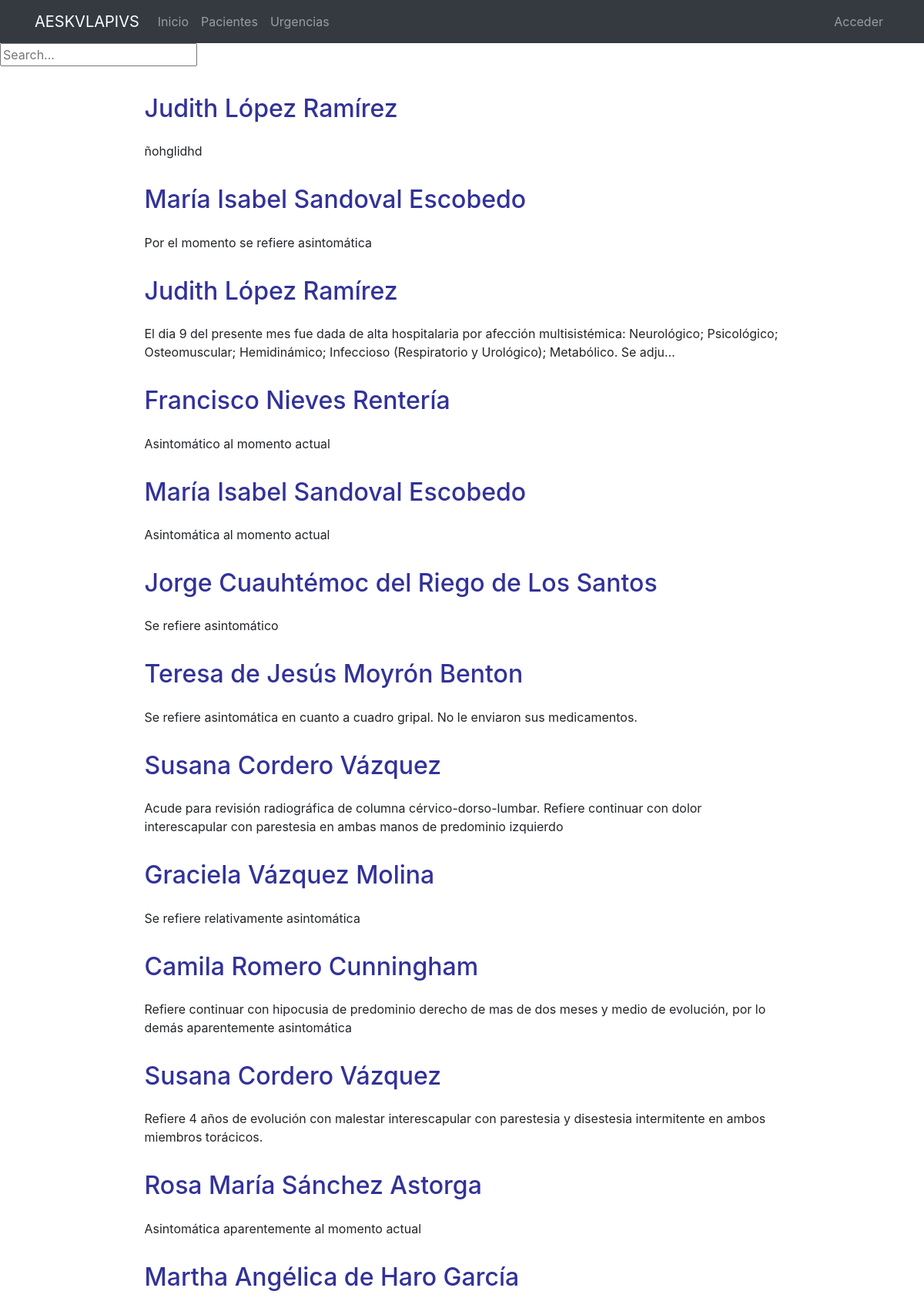
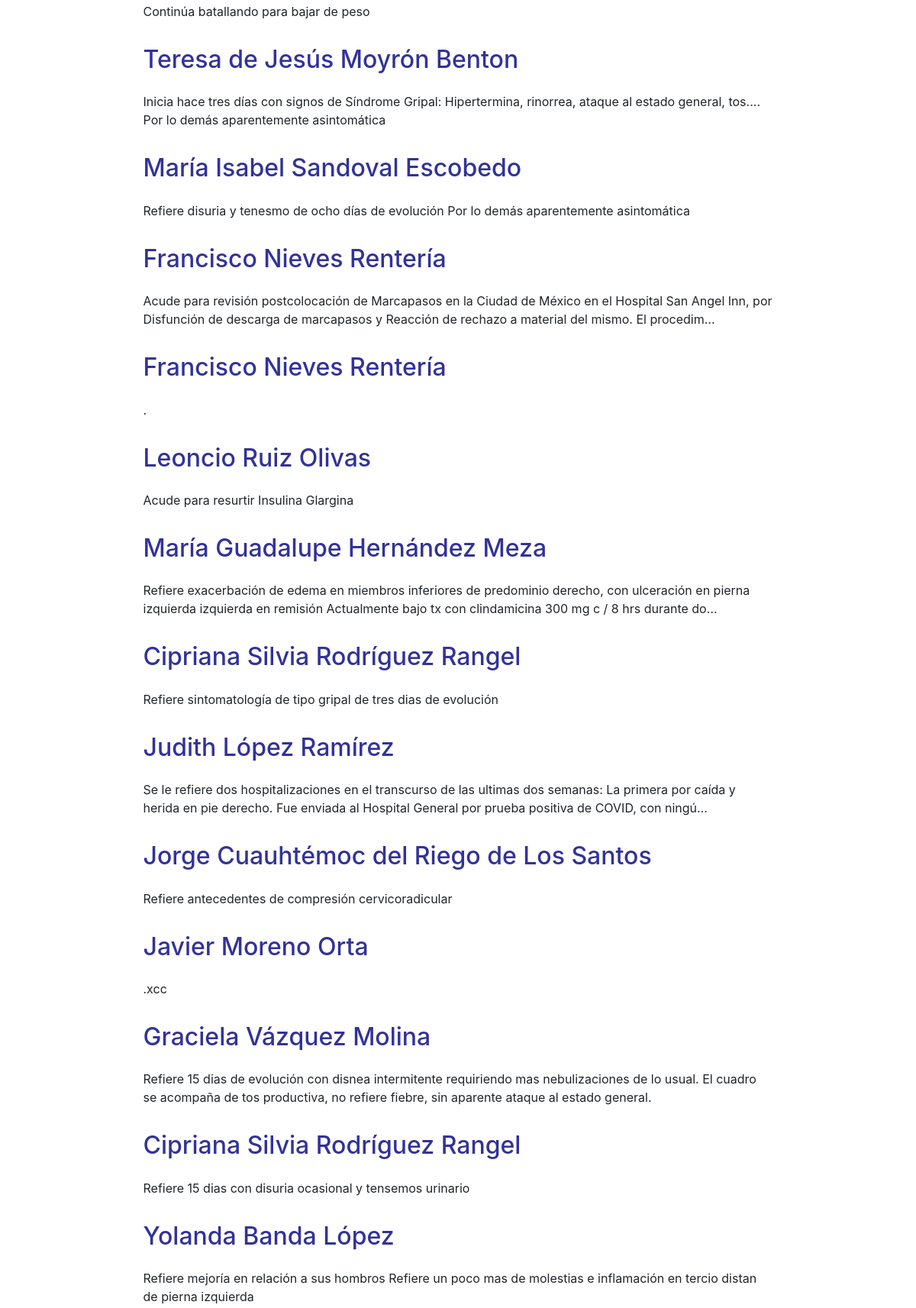
Screenshot of /pacientes/reevaluaciones/ (upper part) with the database file from the repository (2 pictures, top to bottom).
### consultorio/models.py (models this page shows, shortened)
class Reevaluacion(models.Model):
    IMSS = 'IMSS'
    ISSSTE = 'ISSSTE'
    SecMarina = 'Secretaría de Marina'
    PEMEX = 'PEMEX'
    SEDENA = 'SEDENA'
    OTRO = 'Otro'
    DERECHOHABIENCIA = [(IMSS, 'IMSS'), (ISSSTE, 'ISSSTE'), (SecMarina, 'Secretaría de Marina'),
    (SEDENA, 'SEDENA'), (PEMEX, 'PEMEX'), (OTRO, 'Otro')]
    paciente = models.ForeignKey(Paciente, on_delete=models.CASCADE)
    age = models.SmallIntegerField(default=0, verbose_name='Edad')
    entitlement = models.CharField(max_length=50, choices=DERECHOHABIENCIA, blank=True, null=True, verbose_name='Derechohabiencia')
    specify= models.CharField(max_length=30, verbose_name='Especifique otra derechohabiencia', blank=True, null=True)
    phone = models.CharField(max_length=15, verbose_name='Teléfono', blank=True, null=True)
    email = models.EmailField(blank=True, null=True)
    dxs_previos = models.TextField (blank=True, null=True)
    immediate_background = models.TextField(verbose_name="Padecimiento o Situación Actual")
    tension_sistolica = models.PositiveSmallIntegerField(blank=True, null=True, default=1)
    tension_diastolica = models.PositiveSmallIntegerField(blank=True, null=True, default=1)
    pam = models.IntegerField(default=0, verbose_name='PAM')
    fc = models.IntegerField(blank=True, null=True, verbose_name='FC')
    fr= models.IntegerField(blank=True, null=True, verbose_name='FR')
    temp =  models.DecimalField(blank=True, null=True, max_digits=5, decimal_places=2, verbose_name='Temp')
    saturacion = models.IntegerField(blank=True, null=True, verbose_name='Sa02')
    dextrostix = models.IntegerField(blank=True, null=True, verbose_name='Dextrostix', default=0)
    a1c = models.CharField(max_length=5, blank=True, null=True)
    peso = models.FloatField(blank=True, null=True, default=0)
    estatura = models.FloatField(blank=True, null=True, default=1)
    imc = models.DecimalField(max_digits=5, decimal_places=2, default=0, verbose_name='IMC')
    climc = models.CharField(max_length=100, blank=True, null=True, verbose_name='Clasificación Masa Corporal')
    asc = models.DecimalField(max_digits=5, decimal_places=2, default=0, verbose_name='ASC')
    per_abdominal = models.IntegerField(blank=True, null=True, verbose_name='Per. Abd en cms')
    expl = models.TextField(verbose_name='Complemente Exploración', blank=True, null=True)
    Imagenología1 = models.FileField(upload_to='Reevalucion', help_text='formato jpg, jpge', blank=True, null=True)
    Imagenología2 = models.FileField(upload_to='Reevalucion', help_text='formato jpg, jpge', blank=True, null=True)
    Imagenología3 = models.FileField(upload_to='Reevalucion', help_text='formato jpg, jpge', blank=True, null=True)
    Labs1 = models.FileField(upload_to='Reevalucion', help_text='formato pdf, jpg, jpge', blank=True, null=True)
    Labs2 = models.FileField(upload_to='Reevalucion',help_text='formato pdf, jpg, jpge', blank=True, null=True)
    recetas = models.FileField(upload_to='Reevalucion', help_text='formato pdf, jpg, jpge', blank=True, null=True, verbose_name='Recetas')
    diagnosis = models.TextField(verbose_name='Diagnósticos')
    obs = models.TextField(verbose_name="Observaciones")
    txs = models.TextField(verbose_name='Manejos y Tratamientos')
    timestamp = models.DateTimeField(auto_now_add=True, auto_now=False, verbose_name='Fecha de Registro')
    update = models.DateTimeField(auto_now=True, verbose_name='Fecha de Actualización')
    reevaluación = models.DateTimeField(blank=True, null=True, verbose_name='prox. reevaluación')
    class Meta:
        ordering = ('-timestamp',)
        verbose_name_plural='b) Reevaluación'

class Paciente(models.Model):
    FEMENINO= 'FEM'
    MASCULINO = 'MASC'
    GENERO = [(FEMENINO, 'Femenino'), (MASCULINO, 'Masculino')]
    IMSS = 'IMSS'
    ISSSTE = 'ISSSTE'
    SecMarina = 'Secretaría de Marina'
    PEMEX = 'PEMEX'
    SEDENA = 'SEDENA'
    OTRO = 'Otro'
    DERECHOHABIENCIA = [(IMSS, 'IMSS'), (ISSSTE, 'ISSSTE'), (SecMarina, 'Secretaría de Marina'),
    (SEDENA, 'SEDENA'), (PEMEX, 'PEMEX'), (OTRO, 'Otro')]
    POSITIVO = 'POS'
    NEGATIVO = 'NEG'
    REHAB = 'En Rehabilitación'
    OCACIONAL = 'Ocacional'
    SOCIAL = 'Social'
    SUSPENDIDO = 'Suspendido'
    AFIRMACION = [ (POSITIVO, 'Positivo'), (NEGATIVO, 'Negativo'), (REHAB, 'En Rehabilitación')]
    AFIRMACION_TAB = [ (POSITIVO, 'Positivo'), (NEGATIVO, 'Negativo'), (SUSPENDIDO, 'Suspendido')]
    AFIRMACION_SIMPLE = [ (POSITIVO, 'Positivo'), (NEGATIVO, 'Negativo')]
    AFIRMACION_ALCOHOLISMO = [ (POSITIVO, 'Positivo'), (NEGATIVO, 'Negativo'), (REHAB, 'En Rehabilitación'),
    (OCACIONAL, 'Ocacional'), (SOCIAL, 'Social')]
    name = models.CharField(max_length=100, verbose_name='Nombre')
    gender = models.CharField(max_length=4, choices=GENERO, verbose_name='Género')
    dob = models.DateField(verbose_name='Fecha de Nacimiento', blank=True, null=True)
    age = models.IntegerField(verbose_name='Edad', default=0, )
    nationality = models.CharField(max_length=100, blank=True, null=True, verbose_name='Nacionalidad y Lugar de Nacimiento')
    etnia = models.CharField(max_length=50, blank=True, null=True, verbose_name='Etnia')
    scholarship = models.CharField(max_length=50, blank=True, null=True, verbose_name='Escolaridad')
    job = models.CharField(max_length=100, blank=True, null=True, verbose_name='Empleo')
    religion = models.CharField(max_length=50, blank=True, null=True, verbose_name='Religión')
    sport = models.CharField(max_length=50, blank=True, null=True, verbose_name='Deportes')
    civil_status = models.CharField(max_length=50, blank=True, null=True, verbose_name='Estado Civil')
    adress = models.CharField(max_length=2150, blank=True, null=True, verbose_name='Domicilio')
    email = models.EmailField(blank=True, null=True)
    phone = models.CharField(max_length=15, verbose_name='Teléfono')
    entitlement = models.CharField(max_length=50, choices=DERECHOHABIENCIA, blank=True, null=True, verbose_name='Derechohabiencia')
    specify= models.CharField(max_length=30, verbose_name='Especifique otra derechohabiencia', blank=True, null=True)
    insurance = models.CharField(max_length=30, blank=True, null=True, verbose_name='Aseguradora')
    immediate_background = models.TextField(verbose_name="Padecimiento, Razón de Abordaje o Situación Actual")
    smoking = models.CharField(max_length=20, choices=AFIRMACION_TAB, blank=True, null=True, verbose_name='Tabaquismo')
    alcohol = models.CharField(max_length=20,choices=AFIRMACION_ALCOHOLISMO, blank=True, null=True, verbose_name='Alcholismo')
    drugs_adictions = models.CharField(max_length=20,choices=AFIRMACION, blank=True, null=True, verbose_name='Adicciones')
    allergies = models.CharField(max_length=100,choices=AFIRMACION, blank=True, null=True, verbose_name='Alergias')
    dislipidemia = models.CharField(max_length=100,choices=AFIRMACION_SIMPLE, blank=True, null=True )
    dm = models.CharField(max_length=100,choices=AFIRMACION_SIMPLE, blank=True, null=True, verbose_name='Diabetes')
    hta = models.CharField(max_length=100,choices=AFIRMACION_SIMPLE, blank=True, null=True, verbose_name='HTA')
    inf_ang_de_pecho = models.CharField(max_length=100,choices=AFIRMACION_SIMPLE, blank=True, null=True, verbose_name='Infartos o angina de pecho')
    evc = models.CharField(max_length=100,choices=AFIRMACION_SIMPLE, blank=True, null=True, verbose_name='Eventos Cerebrovasculares')
    ivp = models.CharField(max_length=100,choices=AFIRMACION_SIMPLE, blank=True, null=True, verbose_name='Insuficiencia vascular periférica')
    EPOC = models.CharField(max_length=100,choices=AFIRMACION_SIMPLE, blank=True, null=True, verbose_name='Enfermedad Pulmonar Obstructiva Crónica')
    cancer = models.CharField(max_length=100,choices=AFIRMACION_SIMPLE, blank=True, null=True, verbose_name='Cáncer')
    otras_enf = models.TextField(blank=True, null=True, verbose_name='Complemento, Otros Antecedentes y Enfermedades')
    cir_previas = models.CharField(max_length=200, blank=True, null=True, verbose_name='Cirugías previas')
    dxs_antec = models.TextField(blank=True, null=True, verbose_name='Resumen de Diagnósticos por Antecedentes', help_text='No esciriba aquí: Guarde para ver Resultados')
    obs = models.TextField(blank=True, null=True, verbose_name='Observaciones, otros antecedentes y tratamientos actuales')
    actual_situation = models.TextField(verbose_name="Situación Actual y Exploración")
    tension_sistolica = models.IntegerField(blank=True, null=True, default=0)
    tension_diastolica = models.PositiveSmallIntegerField(blank=True, null=True, default=0)
    pam = models.IntegerField(default=0, verbose_name='PAM', help_text='No esciriba aquí: Guarde para ver Resultados')
    fc = models.IntegerField(blank=True, null=True, verbose_name='FC')
    fr= models.IntegerField(blank=True, null=True, verbose_name='FR')
    temp =  models.DecimalField(blank=True, null=True, max_digits=5, decimal_places=2, verbose_name='Temp')
    saturacion = models.IntegerField(blank=True, null=True, verbose_name='Sa02')
    dextrostix = models.IntegerField(blank=True, null=True, verbose_name='Dextrostix')
    A = 'Alerta'
    V = 'Respuesta Verbal'
    P = 'Respuesta al Dolor'
    U = 'Sin Respuesta'
    CONC = [(A, 'Alerta'), (V, 'Respuesta Verbal'), (P, 'Respuesta al Dolor'),
    (U, 'Sin Respuesta'),]
    AVPU =  models.CharField(max_length=50, choices=CONC, verbose_name='Estado de Conciencia', blank=True, null=True)
    a1c = models.CharField(max_length=5, blank=True, null=True)
    peso = models.FloatField(blank=True, null=True, default=0)
    estatura = models.FloatField(blank=True, null=True, default=1)
    imc = models.DecimalField(max_digits=5, decimal_places=2, default=0, verbose_name='IMC', help_text='No esciriba aquí: Guarde para ver Resultados')
    climc = models.CharField(max_length=100, blank=True, null=True, verbose_name='Clasificación Masa Corporal', help_text='No esciriba aquí: Guarde para ver Resultados')
    asc = models.DecimalField(max_digits=5, decimal_places=2, default=0, verbose_name='ASC', help_text='No esciriba aquí: Guarde para ver Resultados')
    per_abdominal = models.IntegerField(blank=True, null=True, verbose_name='Per. Abd en cms')
    Imagenología1 = models.FileField(upload_to='Paciente/',help_text='formato jpg, jpge', blank=True, null=True )
    Imagenología2 = models.FileField(upload_to='Paciente/', help_text='formato jpg, jpge',blank=True, null=True)
    Imagenología3 = models.FileField(upload_to='Paciente/',help_text='formato jpg, jpge',blank=True, null=True)
    Labs1 = models.FileField(upload_to='Paciente/', help_text='formato pdf',blank=True, null=True)
    Labs2 = models.FileField(upload_to='Paciente/', help_text='formato pdf', blank=True, null=True)
    recetas = models.FileField(upload_to='Paciente/', help_text='formato pdf',blank=True, null=True, verbose_name='Recetas')
    diagnosis = models.TextField(verbose_name='Diagnósticos')
    obs = models.TextField(verbose_name="Observaciones")
    txs = models.TextField(verbose_name='Manejos y Tratamientos')
    adendums = models.TextField(blank=True, null=True)
    RECOMENDACIONES = models.CharField(max_length=150, blank=True, null=True)
    timestamp = models.DateTimeField(auto_now_add=True, auto_now=False, verbose_name='Fecha de Registro')
    update = models.DateTimeField(auto_now=True, verbose_name='Fecha de Actualización')
    reevaluación = models.DateTimeField(blank=True, null=True, verbose_name='prox. reevaluación')
    antecedentes = ['smoking', 'alcohol', 'drugs_adictions', 'allergies', 'dislipidemia', 'dm', 'hta,',
      'inf_ang_de_pecho', 'evc', 'ivp', 'EPOC', 'cancer', ]
    def __str__(self):
        return self.name
    class Meta:
        ordering = ('-timestamp',)
        verbose_name_plural='a) Pacientes'

### consultorio/views.py (the view)
# urls.py: path('reevaluaciones/', ReevaluacionListView.as_view(), name='reevaluaciones'),
class ReevaluacionListView(ListView):
    model = Reevaluacion
    template_name = 'reevaluacion_list.html'

### consultorio/templates/consultorio/reevaluacion_list.html (shortened to what this page needs)
{% extends 'core/base.html' %}
{% load static %}
{% block content %}
{% include 'consultorio/includes/reevaluacion_menu.html' %}
<form action="{% url 'consultorio:search_results_reev' %}" method="get">
  <input name="q" type="text" placeholder="Search...">
</form>
<main role="main">
  <div class="container mb-4">
    {% for pac in reevaluacion_list %}
      <div class="row mt-3">
        <div class="col-md-9 mx-auto">
          <h2 style = "color:rgba(0, 0, 128, 0.805);"  class="mb-4">  {{pac.paciente}}</h2>
          <div>
            <p>{{pac.immediate_background|striptags|safe|truncatechars:"200"}}</p>
            </p>
          </div>
        </div>
      </div>
      {% endfor %}
  </div>
</main>
{% endblock %}

### core/static/core/css/main.css (style rules this page uses)
main { padding-top: 20px; }
:root { --jumbotron-padding-y: 3rem; }

### rows the page displays
Reevaluacion: paciente "Judith López Ramírez", immediate_background "ñohglidhd"
Reevaluacion: paciente "María Isabel Sandoval Escobedo", immediate_background "Por el momento se refiere asintomática"
Reevaluacion: paciente "Judith López Ramírez", immediate_background "El dia 9 del presente mes fue dada de alta hospitalaria por afección multisistémica: Neurológico; Psicológico; Osteomuscular; Hemidinámico; Infeccioso (Respiratorio y Urológico); Metabólico. Se adju…"
Reevaluacion: paciente "Francisco Nieves Rentería", immediate_background "Asintomático al momento actual"
Reevaluacion: paciente "María Isabel Sandoval Escobedo", immediate_background "Asintomática al momento actual"
Reevaluacion: paciente "Jorge Cuauhtémoc del Riego de Los Santos", immediate_background "Se refiere asintomático"
Reevaluacion: paciente "Teresa de Jesús Moyrón Benton", immediate_background "Se refiere asintomática en cuanto a cuadro gripal. No le enviaron sus medicamentos."
Reevaluacion: paciente "Susana Cordero Vázquez", immediate_background "Acude para revisión radiográfica de columna cérvico-dorso-lumbar. Refiere continuar con dolor interescapular con parestesia en ambas manos de predominio izquierdo"
Reevaluacion: paciente "Graciela Vázquez Molina", immediate_background "Se refiere relativamente asintomática"
Reevaluacion: paciente "Camila Romero Cunningham", immediate_background "Refiere continuar con hipocusia de predominio derecho de mas de dos meses y medio de evolución, por lo demás aparentemente asintomática"
Reevaluacion: paciente "Susana Cordero Vázquez", immediate_background "Refiere 4 años de evolución con malestar interescapular con parestesia y disestesia intermitente en ambos miembros torácicos."
Reevaluacion: paciente "Rosa María Sánchez Astorga", immediate_background "Asintomática aparentemente al momento actual"
Reevaluacion: paciente "Martha Angélica de Haro García", immediate_background "Continúa batallando para bajar de peso"
Reevaluacion: paciente "Teresa de Jesús Moyrón Benton", immediate_background "Inicia hace tres días con signos de Síndrome Gripal: Hipertermina, rinorrea, ataque al estado general, tos.... Por lo demás aparentemente asintomática"
Reevaluacion: paciente "María Isabel Sandoval Escobedo", immediate_background "Refiere disuria y tenesmo de ocho días de evolución Por lo demás aparentemente asintomática"
Reevaluacion: paciente "Francisco Nieves Rentería", immediate_background "Acude para revisión postcolocación de Marcapasos en la Ciudad de México en el Hospital San Angel Inn, por Disfunción de descarga de marcapasos y Reacción de rechazo a material del mismo. El procedim…"
Reevaluacion: paciente "Francisco Nieves Rentería", immediate_background "."
Reevaluacion: paciente "Leoncio Ruiz Olivas", immediate_background "Acude para resurtir Insulina Glargina"
Reevaluacion: paciente "María Guadalupe Hernández Meza", immediate_background "Refiere exacerbación de edema en miembros inferiores de predominio derecho, con ulceración en pierna izquierda izquierda en remisión Actualmente bajo tx con clindamicina 300 mg c / 8 hrs durante do…"
Reevaluacion: paciente "Cipriana Silvia Rodríguez Rangel", immediate_background "Refiere sintomatología de tipo gripal de tres dias de evolución"
Reevaluacion: paciente "Judith López Ramírez", immediate_background "Se le refiere dos hospitalizaciones en el transcurso de las ultimas dos semanas: La primera por caída y herida en pie derecho. Fue enviada al Hospital General por prueba positiva de COVID, con ningú…"
Reevaluacion: paciente "Jorge Cuauhtémoc del Riego de Los Santos", immediate_background "Refiere antecedentes de compresión cervicoradicular"
Reevaluacion: paciente "Javier Moreno Orta", immediate_background ".xcc"
Reevaluacion: paciente "Graciela Vázquez Molina", immediate_background "Refiere 15 dias de evolución con disnea intermitente requiriendo mas nebulizaciones de lo usual. El cuadro se acompaña de tos productiva, no refiere fiebre, sin aparente ataque al estado general."
Reevaluacion: paciente "Cipriana Silvia Rodríguez Rangel", immediate_background "Refiere 15 dias con disuria ocasional y tensemos urinario"
Reevaluacion: paciente "Yolanda Banda López", immediate_background "Refiere mejoría en relación a sus hombros Refiere un poco mas de molestias e inflamación en tercio distan de pierna izquierda"
